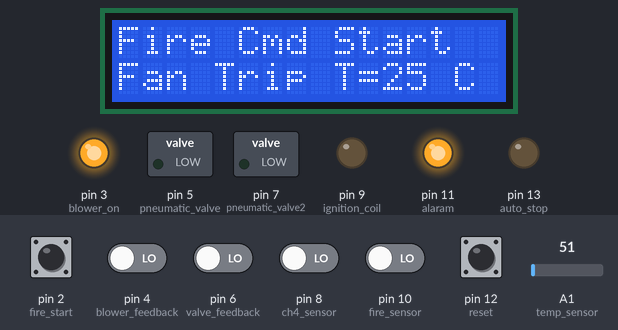
Bench run of a sketch on a simulated Arduino Uno, built with avr-gcc and run on an emulated ATmega328P. Shown: 16×2 character LCD, switched loads named in the sketch (green lamp = pin HIGH), output pins drawn as LEDs (lit = HIGH). Inputs (shaded band) come from the test bench; at power-on: pin 2 (fire_start) HIGH, pin 4 (blower_feedback), pin 6 (valve_feedback), pin 8 (ch4_sensor), pin 10 (fire_sensor), pin 12 (reset) LOW, A1 (temp_sensor) = 51. What the sketch prints to the serial monitor is not drawn.

Above: at 7.3 s.
7.4 s: pin 4 (blower_feedback) driven HIGH
At 17.6 s:
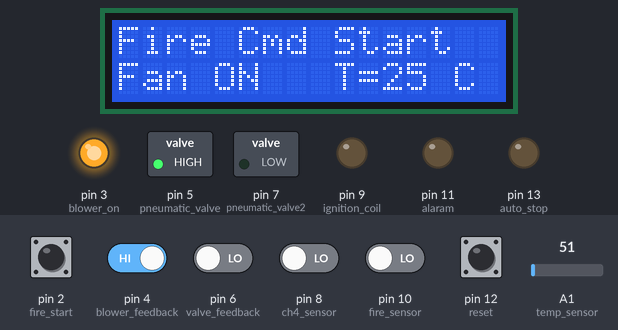
17.7 s: pin 8 (ch4_sensor) driven HIGH
At 23.0 s:
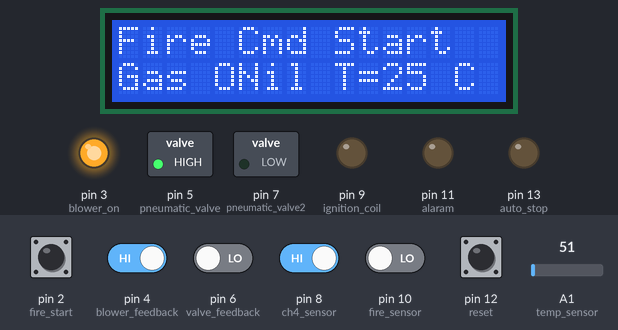
25.7 s: pin 6 (valve_feedback) driven HIGH
At 28.0 s:
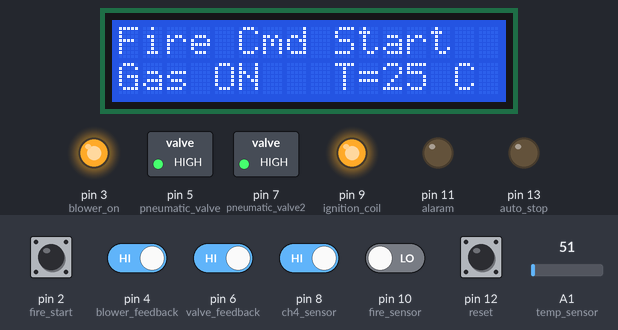
30.7 s: pin 4 (blower_feedback) driven LOW
At 41.7 s:
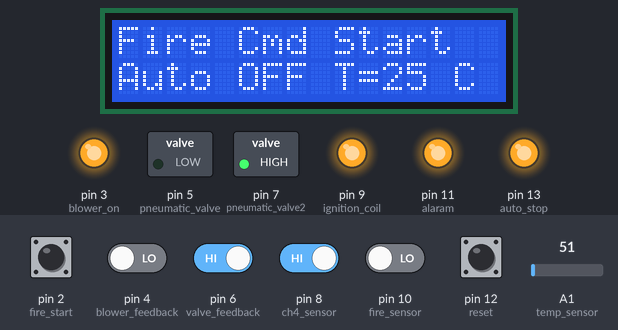
41.8 s: pin 2 (fire_start) pulled LOW for 3 s
At 45.1 s:
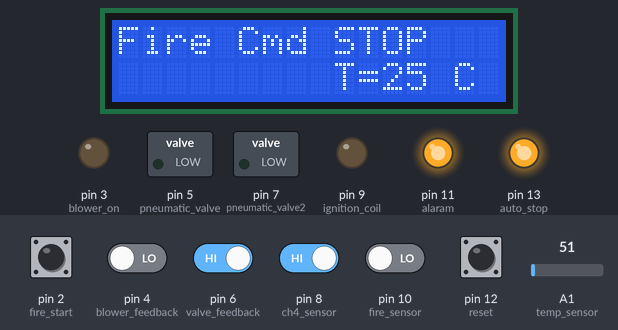
50.9 s: pin 10 (fire_sensor) driven HIGH
At 51.8 s:
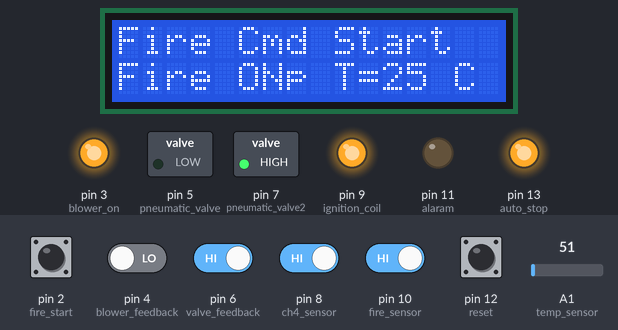
Timing chart, 0 to 58.0 s (numbered marks = the images above; inputs shaded):
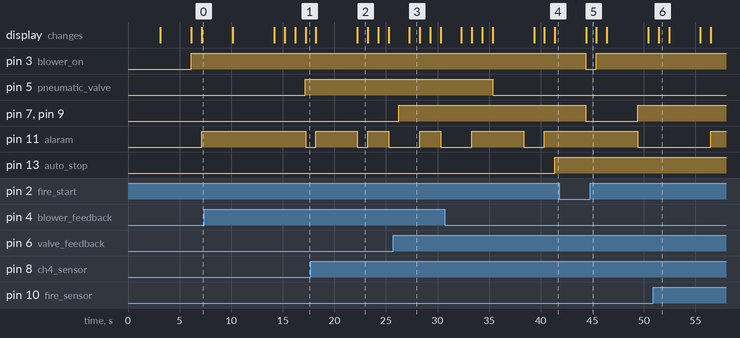

The sketch:

CH4_burner.ino
```cpp
#include <Wire.h>
#include <LiquidCrystal_I2C.h>
int fire_start = 2;
int blower_on = 3;
int blower_feedback = 4;
int pneumatic_valve = 5;
int valve_feedback = 6;
int pneumatic_valve2 = 7;
int ch4_sensor = 8;
int ignition_coil = 9;
int fire_sensor = 10;
int alaram = 11;
int auto_stop = 13;
int reset = 12;
int temp_sensor = A1;
int temp;
int i = 0;
//int temp = 0;
//int temp_value; // variable for reading the sensor status
 LiquidCrystal_I2C lcd(0x27,16,2);

void setup()
{
 lcd.init();
 lcd.backlight();
 Serial.begin(9600);
pinMode(ch4_sensor, INPUT);
pinMode(fire_sensor, INPUT);
pinMode(fire_start, INPUT);
pinMode(temp_sensor, INPUT);
pinMode(ignition_coil,OUTPUT);
pinMode(pneumatic_valve,OUTPUT);
pinMode(pneumatic_valve2,OUTPUT);
pinMode(blower_on,OUTPUT);
pinMode(blower_feedback,INPUT);
pinMode(valve_feedback,INPUT);
pinMode(alaram,OUTPUT);
pinMode(auto_stop,OUTPUT);
pinMode(reset, INPUT);

lcd.print(" Green Energy ");
 lcd.setCursor(2,1);
 lcd.print(" Projects ");
 delay(3000);
 Serial.println("GREEN ENERGY PROJECTS");
 lcd.clear();

lcd.setCursor(0,0);
lcd.print(" Methane (CH4)");
lcd.setCursor(0,1);
lcd.print("Fire Controller");
delay(3000);
lcd.clear();
}

void loop()
{
temp = analogRead(temp_sensor);
temp = temp * 0.5;
lcd.clear();
lcd.setCursor(9,1);
lcd.print("T=");
 lcd.print(temp); // display temperature value
 lcd.print(" C");

if (!digitalRead (fire_start))
 {
  digitalWrite(pneumatic_valve, LOW);
  digitalWrite(pneumatic_valve2, LOW);
  digitalWrite(ignition_coil, LOW);
  digitalWrite(blower_on, LOW);
  lcd.setCursor(0, 0);
  lcd.print("Fire Cmd STOP ");
  delay(1000);
 }

if (digitalRead (fire_start))
{
  lcd.setCursor(0, 0);
  lcd.print("Fire Cmd Start");
  digitalWrite(blower_on, HIGH);
  delay(1000);
  if (digitalRead (blower_feedback))
   {
   digitalWrite(pneumatic_valve, HIGH);
   lcd.setCursor(0, 1);
   lcd.print("Fan ON");
   digitalWrite(alaram, LOW);
   delay(1000);
   }
  else
   {
   digitalWrite(pneumatic_valve, LOW);
   digitalWrite(alaram, HIGH);
   lcd.setCursor(0, 1);
   lcd.print("Fan Trip");
   delay(3000);
   }

  if (digitalRead (valve_feedback))
   {
   digitalWrite(pneumatic_valve2, HIGH);
   digitalWrite(ignition_coil, HIGH);
   digitalWrite(alaram, LOW);
   }
 else
 {
   digitalWrite(pneumatic_valve2, LOW);
   digitalWrite(ignition_coil, LOW);
   digitalWrite(alaram, HIGH);
   lcd.setCursor(0, 1);
   lcd.print("V-1 Fail");
   delay(3000);
 }
  delay(1000);
  if (digitalRead (ch4_sensor))
   {
   lcd.setCursor(0, 1);
   lcd.print("Gas ON");
   digitalWrite(alaram, LOW);
   delay(1000);
   }
  else
   {
   lcd.setCursor(0, 1);
   lcd.print("Gas-Off ");
   digitalWrite(alaram, HIGH);
   delay(1000);
   }
  if (digitalRead (fire_sensor))
   {
   lcd.setCursor(0,1);
   lcd.print("Fire ON");
   digitalWrite(alaram, LOW);
   delay(1000);
   }
else
   {
   lcd.setCursor(0,1);
   lcd.print("Fire OFF");
   i = i + 1;
   digitalWrite(alaram, HIGH);
   delay(1000);
   }
}
if(i == 5){
  digitalWrite(auto_stop, HIGH);  // Fire Command Stopped.
  lcd.setCursor(0,1);
  lcd.print("Auto OFF");
  delay(3000);
  }

 if(digitalRead (reset))
  {
  digitalWrite(auto_stop, LOW);  //Fir commend Start through this realy 'NC'
  i=0;
  delay(1000);
  }
}
```

Measured:
- after the input at 7.4 s, pin 5 (pneumatic_valve): LOW → HIGH after 9.8 s; pin 11 (alaram): HIGH → LOW after 9.8 s; the display: first differs from a run without the input after 9.8 s (image 1)
- after the input at 17.7 s, the display: first differs from a run without the input after 4.5 s (image 2)
- after the input at 25.7 s, pin 7 (pneumatic_valve2), pin 9 (ignition_coil): LOW → HIGH after 0.56 s; the display: changes after 1.6 s (image 3)
- after the input at 30.7 s, pin 5 (pneumatic_valve): HIGH → LOW after 4.6 s; pin 13 (auto_stop): LOW → HIGH after 10.7 s instead of 8.7 s; the display: first differs from a run without the input after 4.7 s (image 4 shows a later state)
- after the input at 41.8 s, pin 3 (blower_on): HIGH → LOW after 2.6 s, → HIGH 1.0 s later; pin 7 (pneumatic_valve2), pin 9 (ignition_coil): HIGH → LOW after 2.6 s, → HIGH 5.0 s later; the display: changes after 2.6 s (image 5)
- after the input at 50.9 s, the display: changes after 0.53 s (image 6)
- what the display in image 2 shows lasts 1.0 s, from 22.2 s to 23.2 s
